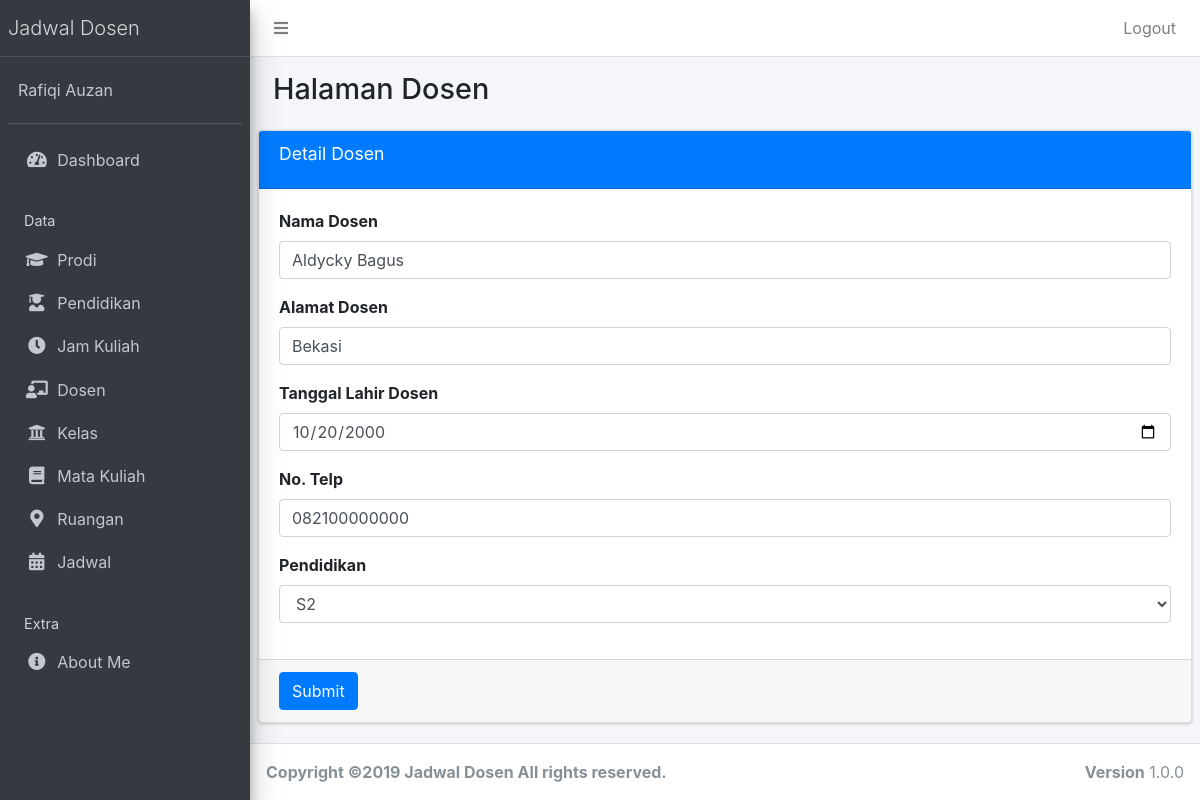
Page /public/dosen/edit/1 (signed in) on the committed database.
### tables this page shows
CREATE TABLE `dosen` (
  `dosen_id` int(12) NOT NULL AUTO_INCREMENT,
  `nama_dosen` varchar(55) NOT NULL,
  `alamat_dosen` varchar(80) NOT NULL,
  `tgl_lahir` varchar(15) NOT NULL,
  `tlp_dosen` varchar(15) NOT NULL,
  `pen_id` int(12) NOT NULL,
  PRIMARY KEY (`dosen_id`)
);

CREATE TABLE `pendidikan` (
  `pen_id` int(12) NOT NULL AUTO_INCREMENT,
  `nama_pen` varchar(35) NOT NULL,
  PRIMARY KEY (`pen_id`)
);

### app/core/Controller.php (called while the page is built, shortened)
<?php
class Controller{
	public function view($view, $data = [])
	{
		require_once '../app/views/' . $view . '.php';
	}
	public function model($model)
	{
		return new $model;
	}
}

### app/controllers/Dosen.php (called while the page is built, shortened)
<?php
class Dosen extends Controller
{
	public function edit($id)
	{
		$data['title'] = 'Detail Dosen';
		$data['pendidikan'] = $this->model('PendidikanModel')->getAllPendidikan();
		$data['dosen'] = $this->model('DosenModel')->getDosenById($id);
		$this->view('dosen/edit', $data);
	}
}

### app/core/App.php (called while the page is built, shortened)
<?php
class App{
	protected $method = 'index';
	protected $params = [];
	public function __construct(){
		$url = $this->parseURL();
		if(file_exists('../app/controllers/' . $url[0] . '.php')){
			unset($url[0]);
		}
		$this->controller = new $this->controller;
		if(isset($url[1])){
			if(method_exists($this->controller, $url[1])){
				$this->method = $url[1];
				unset($url[1]);
			}
		}
		if(!empty($url)){
			$this->params = array_values($url);
		}
		call_user_func_array([$this->controller, $this->method], $this->params);
	}
	public function parseURL(){
		if( isset($_GET['url'])){
			$url = rtrim($_GET['url'], '/');
			$url = filter_var($url, FILTER_SANITIZE_URL);
			$url = explode('/',$url);
			return $url;
		}
	}
}

### public/index.php (called while the page is built, shortened)
<?php
$app = new App;

### app/core/Database.php (called while the page is built, shortened)
<?php
class Database{
	private $host = DB_HOST;
	private $user = DB_USER;
	private $pass = DB_PASS;
	private $dbnm = DB_NAME;
	private $dbh;
	private $stmt;
	public function __construct()
	{
		$dsn = 'mysql:host='. $this->host .';dbname='. $this->dbnm;
		$option = [
			PDO::ATTR_PERSISTENT => true,
			PDO::ATTR_ERRMODE => PDO::ERRMODE_EXCEPTION
		];
		try{
			$this->dbh = new PDO($dsn,$this->user,$this->pass, $option);
		}catch(PDOException $e){
			die($e->getMessage());
		}
	}
	public function query($query)
	{
		$this->stmt = $this->dbh->prepare($query);
	}
	public function bind($param, $value, $type = null){
		if(is_null($type)){
			switch (true) {
				default:
					$type = PDO::PARAM_STR;
			}
		}
		$this->stmt->bindValue($param, $value, $type);
	}
	public function execute()
	{
		$this->stmt->execute();
	}
	public function resultSet()
	{
		$this->execute();
		return $this->stmt->fetchAll(PDO::FETCH_ASSOC);
	}
	public function single()
	{
		$this->execute();
		return $this->stmt->fetch(PDO::FETCH_ASSOC);
	}
}

### app/models/DosenModel.php (called while the page is built, shortened)
<?php
class DosenModel
{
	private $table = 'dosen';
	private $db;
	public function __construct()
	{
		$this->db = new Database;
	}
	public function getDosenById($id)
	{
		$this->db->query('SELECT * FROM ' . $this->table . ' WHERE dosen_id=:dosen_id');
		$this->db->bind('dosen_id', $id);
		return $this->db->single();
	}
}

### app/models/PendidikanModel.php (called while the page is built, shortened)
<?php
class PendidikanModel
{
	private $table = 'pendidikan';
	private $db;
	public function __construct()
	{
		$this->db = new Database;
	}
	public function getAllPendidikan()
	{
		$this->db->query('SELECT * FROM ' . $this->table);
		return $this->db->resultSet();
	}
}

### app/views/dosen/edit.php (the view, shortened to what this page needs)
<div class="content-wrapper">
  <section class="content-header">
    <div class="container-fluid">
      <div class="row mb-2">
        <div class="col-sm-6">
          <h1>Halaman Dosen</h1>
        </div>
      </div>
    </div>
  </section>
  <section class="content">
    <div class="card card-primary">
      <div class="card-header">
        <h3 class="card-title"><?= $data['title']; ?></h3>
      </div>
      <form role="form" action="<?= base_url; ?>/dosen/updateDosen" method="POST" enctype="multipart/form-data">
        <div class="card-body">
          <div class="form-group">
            <label>Nama Dosen</label>
            <input type="text" class="form-control" name="nama_dosen" value="<?= $data['dosen']['nama_dosen']; ?>">
          </div>
          <div class="form-group">
            <label>Alamat Dosen</label>
            <input type="text" class="form-control" name="alamat_dosen" value="<?= $data['dosen']['alamat_dosen']; ?>">
          </div>
          <div class="form-group">
            <label>Tanggal Lahir Dosen</label>
            <input id="bday" class="form-control" onblur="calculateDays()" type="date" name="tgl_lahir" value="<?= $data['dosen']['tgl_lahir']; ?>">
          </div>
          <div class="form-group">
            <label>No. Telp</label>
            <input type="text" class="form-control" name="tlp_dosen" value="<?= $data['dosen']['tlp_dosen']; ?>">
          </div>
          <div class="form-group">
            <label>Pendidikan</label>
            <select class="form-control" name="pen_id">
              <?php foreach ($data['pendidikan'] as $row) : ?>
                <option value="<?= $row['pen_id']; ?>" <?php if ($data['dosen']['pen_id'] == $row['pen_id']) {
                                                          echo "selected";
                                                        } ?>><?= $row['nama_pen']; ?></option>
              <?php endforeach; ?>
            </select>
          </div>
        </div>
        <div class="card-footer">
          <button type="submit" class="btn btn-primary">Submit</button>
        </div>
      </form>
    </div>
  </section>
</div>

### rows in the picture
dosen: nama_dosen "Aldycky Bagus", alamat_dosen "Bekasi", tgl_lahir "10/20/2000", tlp_dosen "082100000000", pen_id "S2"

### other values in the picture
$data['title'] "Detail Dosen"
